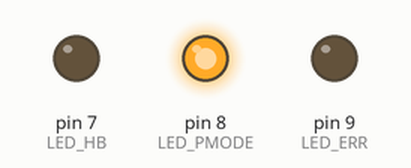
Bench run of a sketch on a simulated Arduino Uno, built with avr-gcc and run on an emulated ATmega328P. On the bench: output pins drawn as LEDs (lit = HIGH).

Above: at 0.5 s.
At 7.5 s:
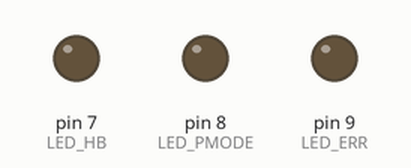
At 10.5 s:
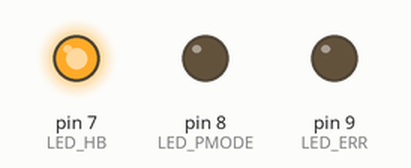
At 14.5 s:
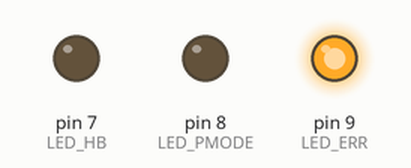
Timing chart, 0 to 15.6 s (numbered marks = the images above):
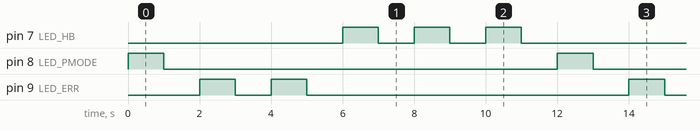

The sketch:

LED_Test.ino
```cpp
#define LED_HB    7
#define LED_ERR   9
#define LED_PMODE 8


void setup() {
  // put your setup code here, to run once:
  pinMode(LED_PMODE, OUTPUT);
  pinMode(LED_ERR, OUTPUT);
  pinMode(LED_HB, OUTPUT);
}

void loop() {
  // put your main code here, to run repeatedly:

  digitalWrite(LED_PMODE,HIGH);
  delay(1000);
  digitalWrite(LED_PMODE,LOW);
  delay(1000);

  digitalWrite(LED_ERR,HIGH);
  delay(1000);
  digitalWrite(LED_ERR,LOW);
  delay(1000);
  digitalWrite(LED_ERR,HIGH);
  delay(1000);
  digitalWrite(LED_ERR,LOW);
  delay(1000);

  digitalWrite(LED_HB,HIGH);
  delay(1000);
  digitalWrite(LED_HB,LOW);
  delay(1000);
  digitalWrite(LED_HB,HIGH);
  delay(1000);
  digitalWrite(LED_HB,LOW);
  delay(1000);
  digitalWrite(LED_HB,HIGH);
  delay(1000);
  digitalWrite(LED_HB,LOW);
  delay(1000);
}
```

Measured:
- by itself, pin 7 (LED_HB): repeats every 12.0 s: 2 × (LOW 1.0 s, HIGH 1.0 s), LOW 7.0 s, HIGH 1.0 s
- by itself, pin 8 (LED_PMODE): alternates HIGH for 1.0 s and LOW for 11.0 s
- by itself, pin 9 (LED_ERR): repeats every 12.0 s: LOW 1.0 s, HIGH 1.0 s, LOW 9.0 s, HIGH 1.0 s
